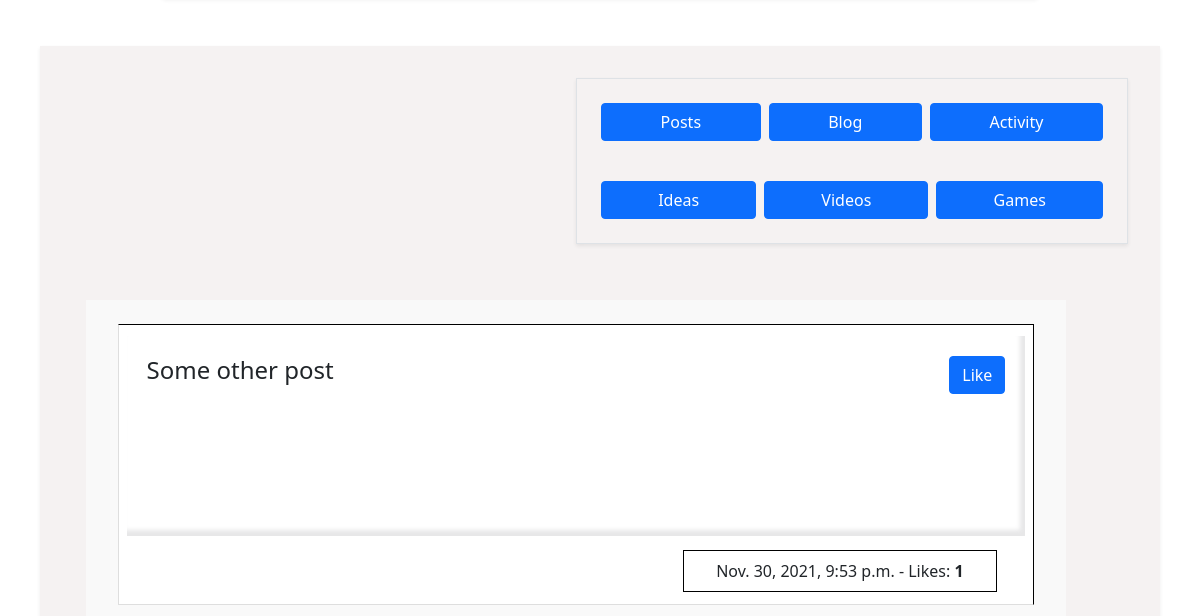
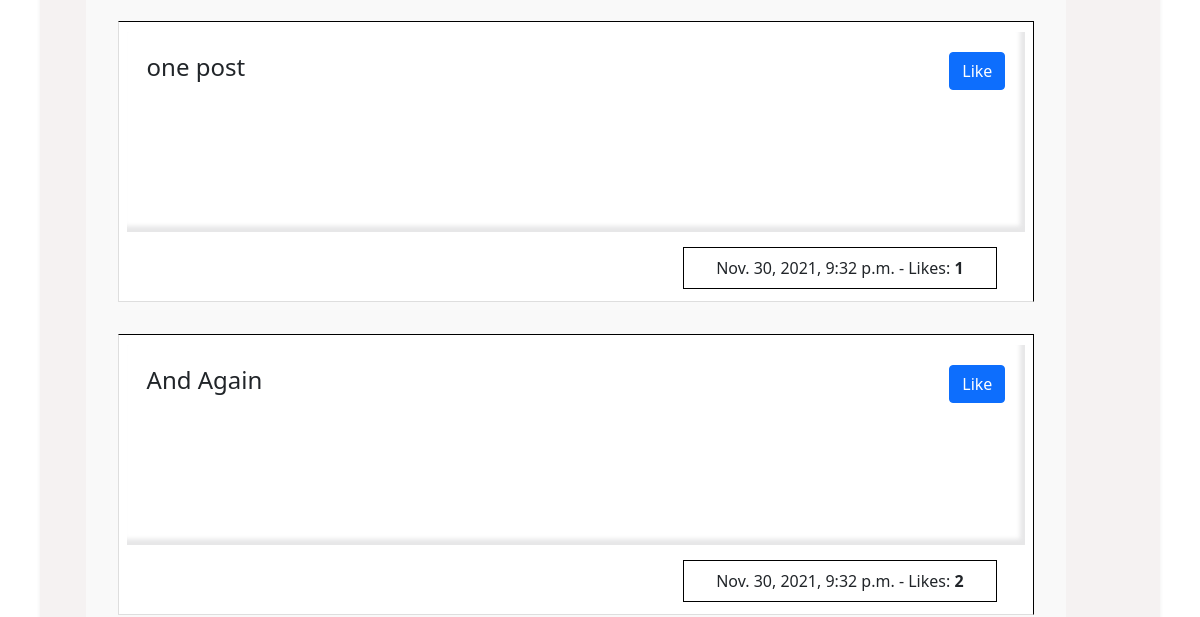
The app's page /account/3/posts/ (middle part), older data (2 pictures, top to bottom).
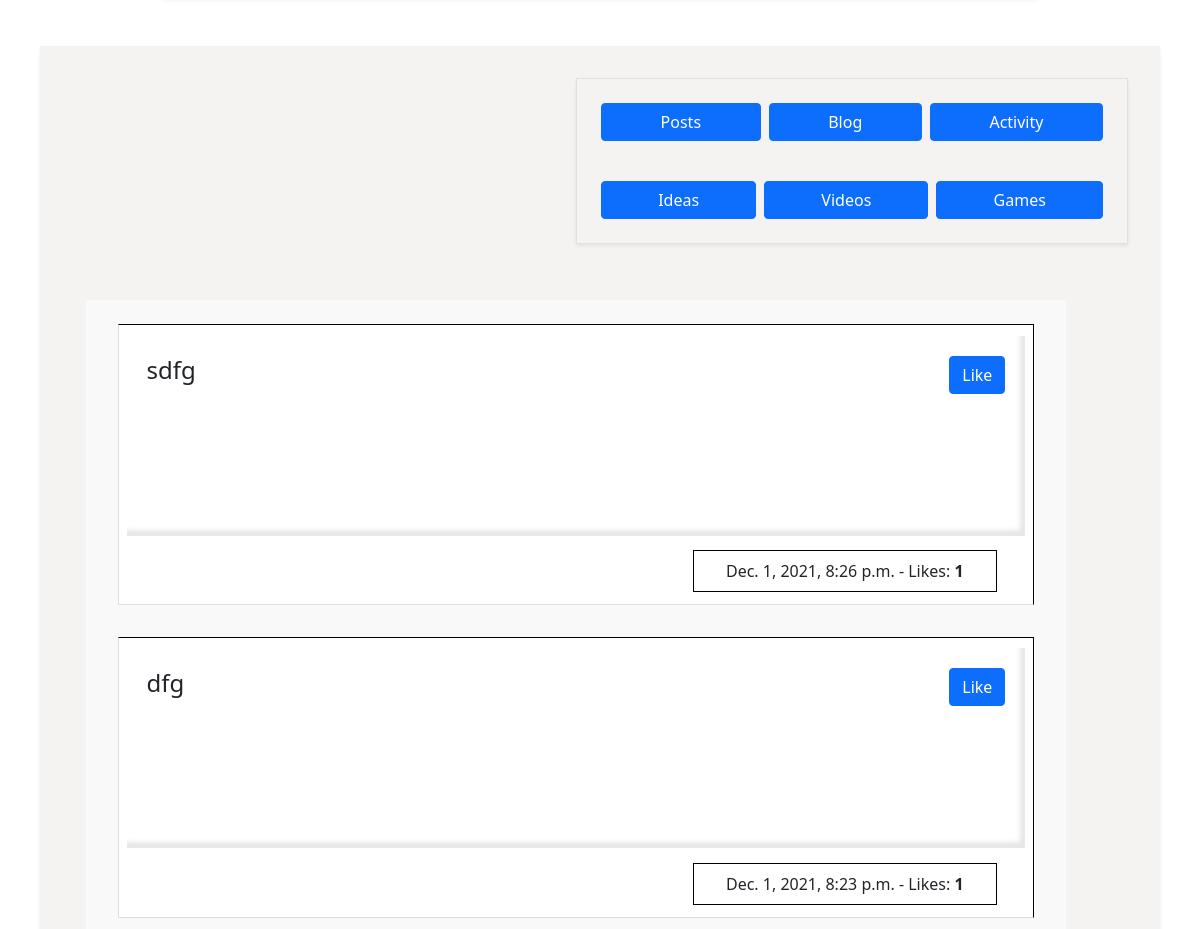
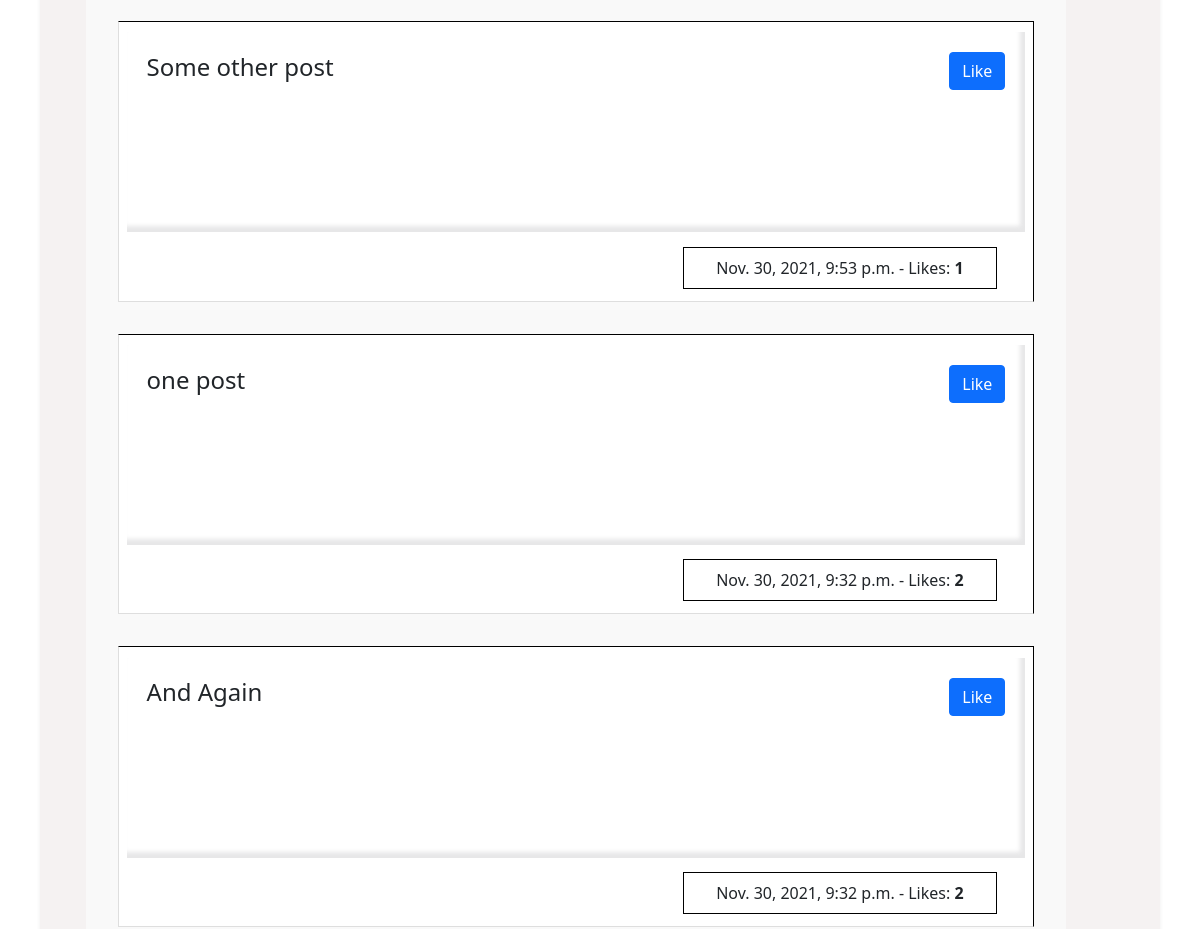
The same page, newer data (2 pictures, top to bottom).
### user/models/post.py (models this page shows)
class Post(models.Model):
    user = models.ForeignKey(settings.AUTH_USER_MODEL, on_delete=models.CASCADE)
    content = models.CharField(max_length=2000)
    archived = models.BooleanField(default=False)
    date_time_created = models.DateTimeField(auto_now_add=True)
    date_time_updated = models.DateTimeField(auto_now=True)
    @property
    def total_likes(self):
        return self.postlikes_set.count()

### user/views/post_list_view.py (the view)
class PostListView(ListView):
    template_name = 'user/posts/post_list_view.html'
    context_object_name = 'posts'
    model = Post
    paginate_by = 12
    def get_context_data(self, **kwargs):
        context = super().get_context_data(**kwargs)
        context['profile'] = Profile.objects.get(id=self.kwargs['pk'])
        context['nothing_here_message'] = f"This user has not published any {self.context_object_name} yet"
        return context
    def get_queryset(self):
        qs = Post.objects.filter(user_id=self.kwargs['pk']).order_by('-date_time_created')
        return qs

### user/templates/user/posts/post_list_view.html (shortened to what this page needs)
{% extends 'user/base.html'%}
{% load static i18n bootstrap5 %}
{% block content %}
    <div class="d-flex justify-content-center">
        <div class="main-container m-4 p-2 shadow-sm">
            {% include 'user/partials/button_group.html'%}
            {% if posts %}
                <ul class="list-group list-group-flush m-4 p-2 w-100">
                    {% for post in posts %}
                        <div class="post-list-card">
                            <li class="list-group-item p-1 mt-4">
                                <div class="inner-post-card">
                                     <div class="d-flex justify-content-evenly p-1">
                                            <h4 class="align-self-center">{{ post.content }}</h4>
                                            <span class="flex-grow-1"></span>
                                         <a class="btn btn-primary" href="{% url 'user:post-detail' post.id %}">Like</a>
                                     </div>
                                </div>
                                <div class="d-flex justify-content-evenly">
                                    <span class="flex-grow-1"></span>
                                    <p>{{ post.date_time_created }} - Likes: <strong>{{ post.total_likes }}</strong></p>
                                </div>
                            </li>
                        </div>
                    {% endfor %}
                </ul>
            {% else %}
                {% include 'user/partials/no_list_data.html' %}
            {% endif %}
        </div>
    </div>
{% endblock %}

Row changes from the older to the newer data that the page shows:
added Post: content "sdfg", date_time_created "Dec. 1, 2021, 8:26 p.m.", total_likes "1"
added Post: content "dfg", date_time_created "Dec. 1, 2021, 8:23 p.m.", total_likes "1"
changed Post "one post": total_likes "1" → "2"
